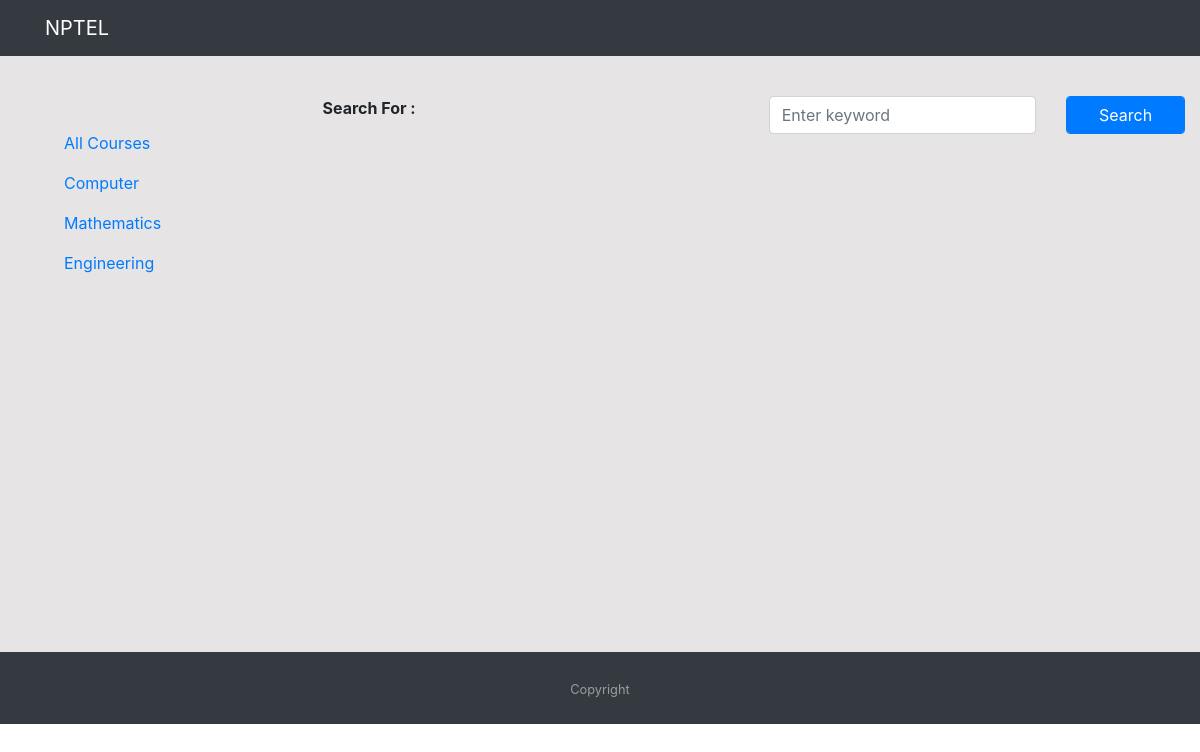
/engineering, run on an earlier commit of the app's database.
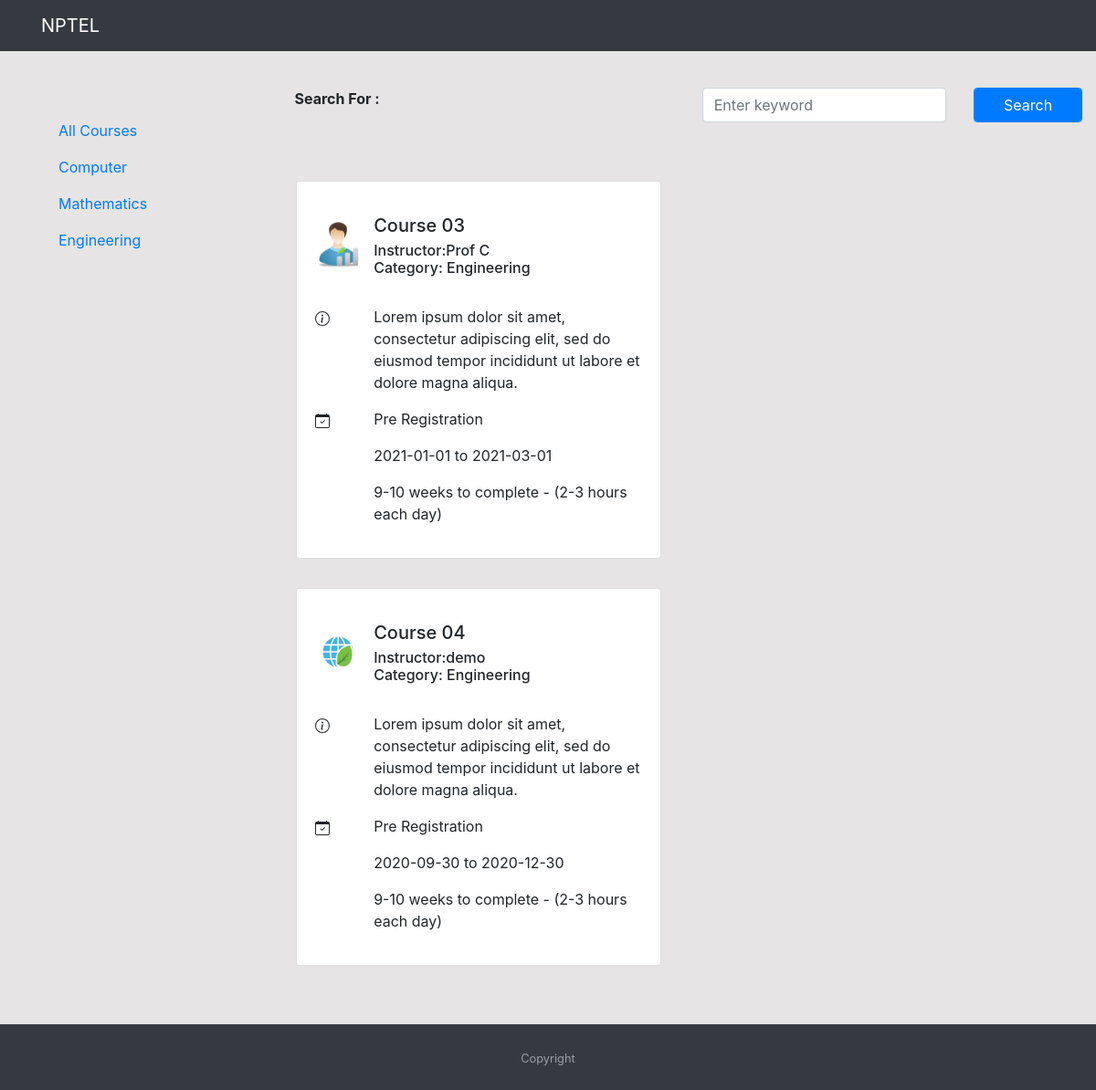
And on a later commit of the database.
### app.py (models this page shows, shortened)
class Courses(db.Model):
  id = db.Column(db.Integer, primary_key=True)
  title = db.Column(db.String(100), unique=True)
  instructor = db.Column(db.String)
  category = db.Column(db.String)
  description = db.Column(db.String)
  filename = db.Column(db.String)
  type = db.Column(db.String)
  startDate = db.Column(db.Integer)
  endDate = db.Column(db.Integer)

### app.py (the view)
@app.route('/engineering', methods=['GET','POST'], defaults={"page": 1})
def get_engcourses(page):
   page = page
   pages = 5
   courses = Courses.query.order_by(Courses.id.asc()).paginate(page,pages,error_out=False)
   all_products = Courses.query.filter(Courses.category == 'Engineering')
   result = courses_schema.dump(all_products)
   if request.method == 'POST' and 'tag' in request.form:
       tag = request.form["tag"]
       search = "%{}%".format(tag)
       result = Courses.query.filter(Courses.category == "Engineering" , or_(Courses.title.like(search), Courses.instructor.like(search)))
       return render_template('eng.html', result=result , tag=tag , courses=courses)
   return render_template('eng.html', result=result , courses=courses)

### templates/eng.html (shortened to what this page needs)
{% extends "base.html" %}
{% block content %}
<section>
    {% for d in result %}
    <div class="row">
        <div class="card my-3 mx-3" style="width: 25rem;">
            <div class="card-body">
                <div class="row py-4">
                    <div class="col container">
                        <a href=""><img src="../static/imageuploads/{{d.filename}}" width="50" height="50"
                                alt="..."></a>
                    </div>
                    <div class="col-md-10 container" style="margin-right: 0%;margin-top: -15%;">
                        <h5 class="card-title">{{ d.title}}</h5>
                        <h6 class="card-subtitle mb-2 ">Instructor:{{ d.instructor}}<br> Category: {{ d.category}}</h6>
                    </div>
                </div>
                <div class="row">
                    <div class="col container">
                    </div>
                    <div class="col-md-10 container">
                        <p>{{ d.description }}</p>
                    </div>
                </div>
                <div class="row">
                    <div class="col container">
                    </div>
                    <div class="col-md-10 container">
                        <p> {{d.type}} </p>
                        <p id="date">{{ d.startDate}} to {{ d.endDate}}</p>
                        <p> 9-10 weeks to complete - (2-3 hours each day) </p>
                    </div>
                </div>
            </div>
        </div>
    </div>
    {% endfor %}
</section>
{% endblock %}

What changed in the data, as far as the page shows it:
now on this page (row edited): Courses: filename (picture), title "Course 03", instructor "Prof C", category "Engineering", description "Lorem ipsum dolor sit amet, consectetur adipiscing elit, sed do eiusmod tempor incididunt ut labore et dolore magna aliqua.", type "Pre Registration", startDate "2021-01-01", endDate "2021-03-01"
added Courses: filename (picture), title "Course 04", instructor "demo", category "Engineering", description "Lorem ipsum dolor sit amet, consectetur adipiscing elit, sed do eiusmod tempor incididunt ut labore et dolore magna aliqua.", type "Pre Registration", startDate "2020-09-30", endDate "2020-12-30"
